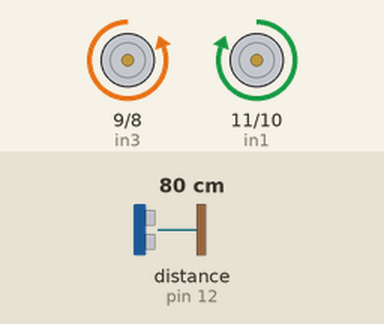
This sketch was run on a simulated Arduino Uno, built with avr-gcc and run on an emulated ATmega328P. Shown: motor-driver pin pairs drawn as motors (green arrow = first pin HIGH = forward, orange = second pin HIGH = backward, longer = more drive). Wiring (inferred from the names in the program): ultrasonic range finder: trigger pin 13; echo pin 12. The inputs (shaded band) are chosen by the test bench; at power-on: distance to the obstacle (sensor on pin 12) 80 cm. The echo pulse lasts 58.3 µs per cm.

Above: at 1.2 s.
1.3 s: distance to the obstacle (sensor on pin 12) set to 44 cm
2.8 s: distance to the obstacle (sensor on pin 12) set to 36 cm
At 3.4 s:
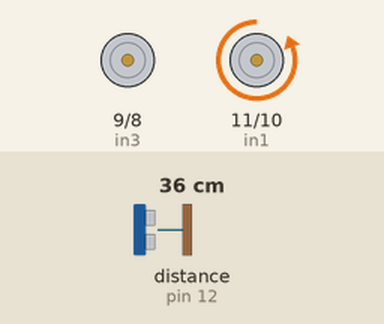
5.8 s: distance to the obstacle (sensor on pin 12) set to 60 cm
At 7.2 s:
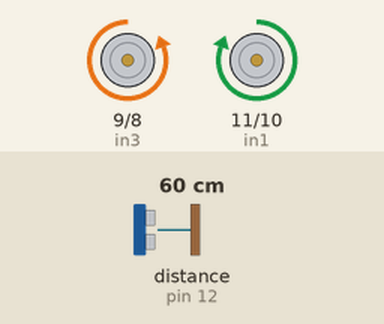
7.8 s: distance to the obstacle (sensor on pin 12) set to 2 cm
At 7.9 s:
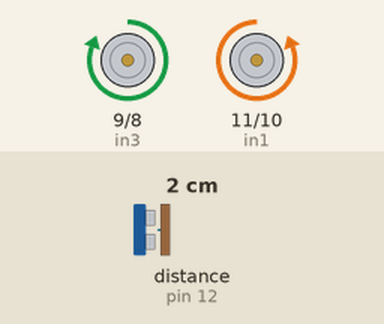
Timing chart, 0 to 11.8 s (numbered marks = the images above; inputs shaded):
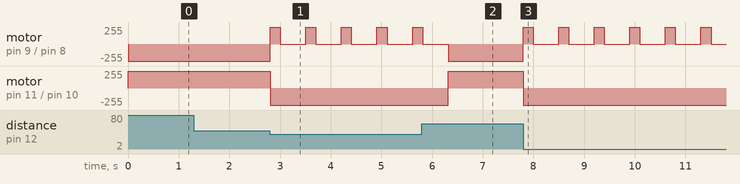

Measured:
- the behaviour switches between 41 and 40 cm on distance to the obstacle (sensor on pin 12) (found by bisection; images 0 and 1)
- after the input at 1.3 s, every drawn part: stays the same
- after the input at 2.8 s, motor on pin 9 (in3) / pin 8 (in4): alternates forward 255/255 for 0.20 s and stopped for 0.50 s, starting at once; motor on pin 11 (in1) / pin 10 (in2): forward 255/255 → backward 255/255 at once
- after the input at 5.8 s, motor on pin 11 (in1) / pin 10 (in2): backward 255/255 → forward 255/255 after 0.52 s
- after the input at 7.8 s, motor on pin 9 (in3) / pin 8 (in4): alternates forward 255/255 for 0.20 s and stopped for 0.50 s, starting at once; motor on pin 11 (in1) / pin 10 (in2): forward 255/255 → backward 255/255 at once

The sketch:

MakeYourOwnStuffObstacleCar.ino
```cpp
const int trig = 13;
const int echo = 12;
const int in1 = 11;
const int in2 = 10;
const int in3 = 9;
const int in4 = 8;


void setup()
{
  pinMode(trig, OUTPUT);
  pinMode(echo, INPUT);
  pinMode (in1, OUTPUT);
  pinMode (in2, OUTPUT);
  pinMode (in3, OUTPUT);
  pinMode (in4, OUTPUT);
}
long dura, dis;

void loop()
{
  digitalWrite(trig, LOW);
  delayMicroseconds(2);
  digitalWrite(trig, HIGH);
  delayMicroseconds(10);
  digitalWrite(trig, LOW);
  dura = pulseIn(echo, HIGH);
  dis = dura/58.2;
  if(dis<40)
    {
      digitalWrite(in1, LOW);
      digitalWrite(in2, HIGH);
      digitalWrite(in3, HIGH);
      digitalWrite(in4, LOW);
       delay(200);
      digitalWrite(in1, LOW);
      digitalWrite(in3, LOW);
      digitalWrite(in2, HIGH);
      digitalWrite(in4, LOW);
      delay(500);
    }

  else
    {
      digitalWrite(in1, HIGH);
      digitalWrite(in2, LOW);
      digitalWrite(in4, HIGH);
      digitalWrite(in3, LOW);
    }
  delay(0);
}
```
